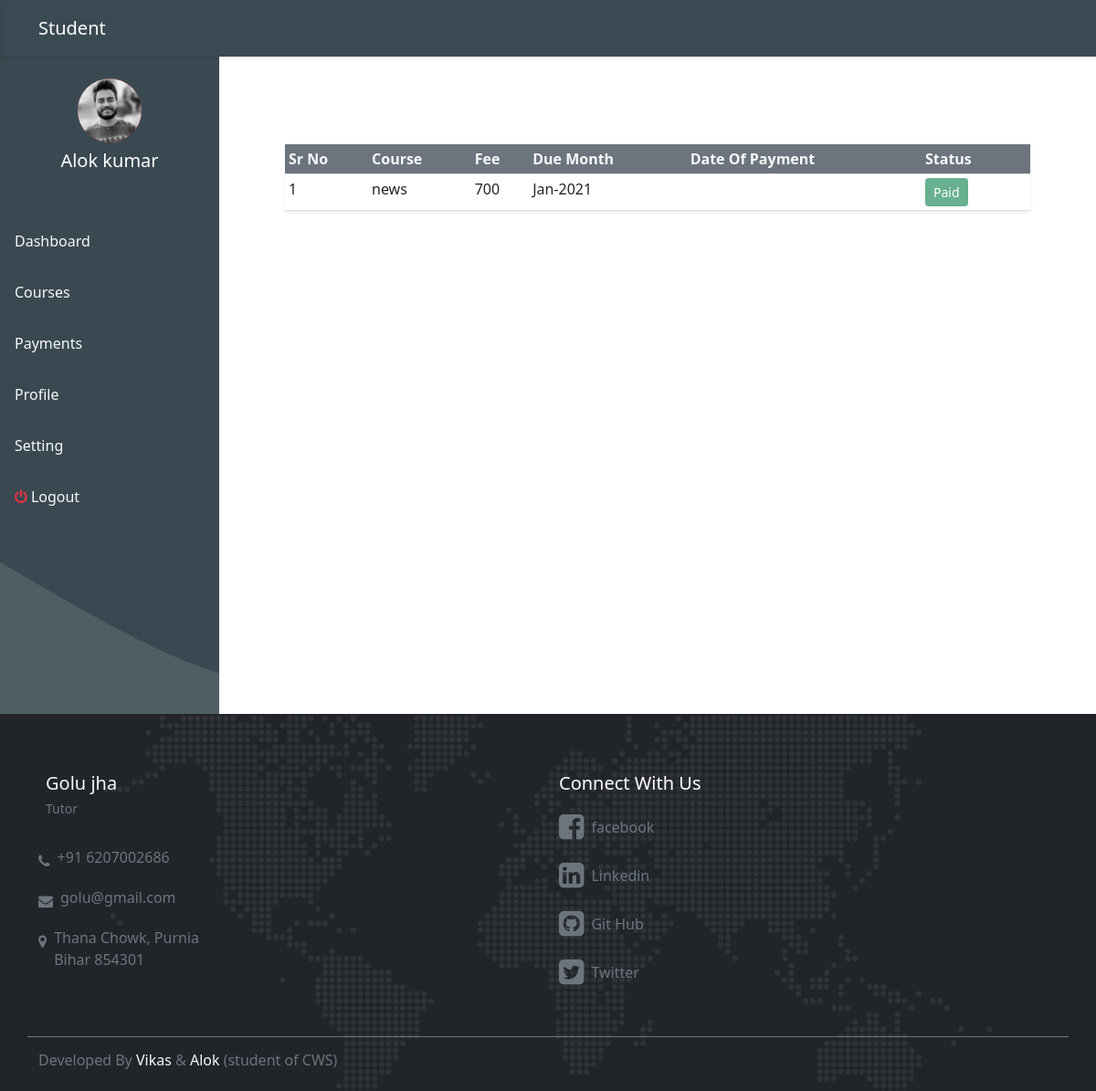
The page /student/payments.php (signed in) on the database its author committed.
### tables this page shows
CREATE TABLE `students` (
  `id` int(11) NOT NULL,
  `name` varchar(200) NOT NULL,
  `father_name` varchar(200) NOT NULL,
  `contact` varchar(200) NOT NULL,
  `email` varchar(200) NOT NULL,
  `dob` varchar(200) NOT NULL,
  `address` varchar(200) NOT NULL,
  `dp` varchar(200) NOT NULL,
  `status` enum('1','2','3') NOT NULL,
  `gender` enum('m','f','o') NOT NULL,
  `education` varchar(200) NOT NULL,
  `password` varchar(255) NOT NULL
);

CREATE TABLE `payments` (
  `id` int(11) NOT NULL,
  `student_id` int(11) NOT NULL,
  `date_of_payment` date DEFAULT NULL,
  `amount` int(11) NOT NULL,
  `sc_id` int(11) NOT NULL,
  `status` enum('1','0') NOT NULL,
  `due_months` varchar(255) NOT NULL,
  `pay_request` enum('0','1','2') NOT NULL
);

CREATE TABLE `course` (
  `id` int(11) NOT NULL,
  `title` varchar(200) NOT NULL,
  `image` varchar(255) NOT NULL,
  `description` varchar(200) NOT NULL
);

### include/config.php (called while the page is built, shortened)
<?php
$connect = mysqli_connect('localhost','root','','cwsready');
function callingRecords($table, $cond = null, $select=null){
    global $connect;
    $array = [];
    if($cond!=null){
        $query = mysqli_query($connect,"select $select from $table where $cond");
    }
    else{
        $query = mysqli_query($connect,"select $select from $table");
    }
    while($row = mysqli_fetch_array($query)){
        $array[] = $row;
    }
    return (!empty($array))? $array: "Error in Fetching Data";
}
function callingRecord($table,$cond){
    global $connect;
    $query  = mysqli_query($connect,"select * from $table where $cond");
    return $row = mysqli_fetch_array($query);
}

### student/payments.php (the view, shortened to what this page needs)
<?php include('include/header.php'); ?>
<div class="container-fluid">
    <div class="row">
        <?php include('include/sidebar.php'); ?>
        <div class="p-5 content2">
        <div class="container mt-5">
        <table class="table table-stripped table-responsive shadow-sm table-sm">
            <tr class="bg-secondary text-light text-capitalize">
                <th>Sr No</th>
                <th>course</th>
                <th>fee</th>
                <th>Due month</th>
                <th>Date of payment</th>
                <th>Status</th>
                <th></th>
            </tr>
            <?php
            $sr = 0;
            $id = $user['id'];
                $payments=callingRecords("payments JOIN students ON (payments.student_id=students.id and payments.student_id = '$id') JOIN student_course
            ON payments.sc_id=student_course.id JOIN course ON student_course.course_id=course.id", "",
                    'payments.id, students.name, course.title, payments.amount, payments.due_months, payments.date_of_payment, payments.status, payments.pay_request');
            if($payments != 0):
                    foreach($payments as $payment){
                ?>
                <tr>
                    <td><?= $sr +=1;?></td>
                    <td><?= $payment['title'];?></td>
                    <td><?= $payment['amount'];?></td>
                    <td><?php $date = new DateTime($payment['due_months']);echo $date->format('M-Y')?></td>
                    <td>
                    </td>
                    <td>
                        <?php if($payment['status'] == 0 and $payment['pay_request'] == 0): ?>
                            <a href="" class="btn btn-danger disabled btn-sm">Dues</a>
                            <?php elseif($payment['pay_request'] ==1 and $payment['status'] == 0): ?>
                            <a href="" class="btn btn-warning disabled btn-sm">Requested</a>
                            <?php elseif($payment['status'] == 1 and $payment['pay_request'] == 1):?>
                                <a href="" class="btn btn-success disabled btn-sm">Paid</a>
                            <?php endif; ?>
                    </td>
                    <td>
                    </td>
                </tr>
            <?php } else:?>
            <tr>
                <td>No Records Found</td>
            </tr>
            <?php endif; ?>
        </table>
        </div>
        </div>
    </div>
</div>
<?php include('include/footer.php'); ?>

### student/include/sidebar.php
<div class=" p-0 student-sidebar d-none d-lg-block" style="min-height:90vh;height:auto;width:20%; background-image: url('../images/5.svg'); background-size:cover; background-position:bottom;">
                    <div class="profile">
                        <div class="dp bg-danger mx-auto mt-4 rounded-circle" style="width:70px; height:70px;"><img src="../images/<?= $user['dp']; ?>" alt="" class="img-fluid rounded-circle"></div>
                        <h5 class="text-center text-white mt-2"><?= $user['name']; ?></h5>
                    </div>
                <div class="list-group mt-5">
                    <a href="index.php" class="list-group-item rounded-0 list-group-item-action text-light border-0 p-3 list">Dashboard</a>
                    <a href="mycourse.php" class="list-group-item rounded-0 list-group-item-action text-light border-0 p-3 list">Courses</a>
                    <a href="payments.php" class="list-group-item rounded-0 list-group-item-action text-light border-0 p-3 list">Payments</a>
                    <a href="profile.php" class="list-group-item rounded-0 list-group-item-action text-light border-0 p-3 list">Profile</a>
                    <a href="setting.php" class="list-group-item rounded-0 list-group-item-action text-light border-0 p-3 list">Setting</a>
                    <a href="logout.php" class="list-group-item rounded-0 list-group-item-action text-light border-0 p-3 list"><i class="fa text-danger fa-power-off"></i> Logout</a>
                </div>
            </div>

### rows shown on the page
students: dp (picture), name "Alok kumar"
payments: course.title "news", amount "700", due_months "Jan-2021", status "Paid"
